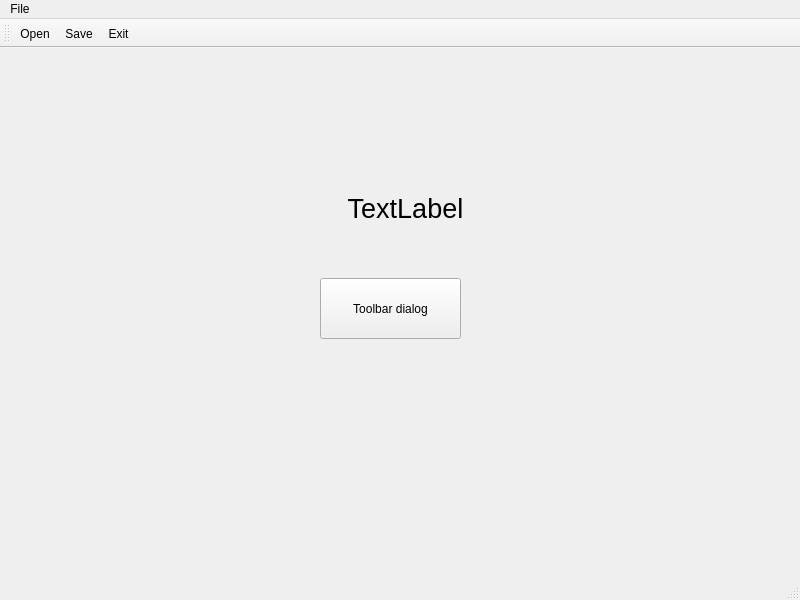
<?xml version="1.0" encoding="UTF-8"?>
<ui version="4.0">
 <class>MainWindow</class>
 <widget class="QMainWindow" name="MainWindow">
  <property name="geometry">
   <rect>
    <x>0</x>
    <y>0</y>
    <width>800</width>
    <height>600</height>
   </rect>
  </property>
  <property name="windowTitle">
   <string>MainWindow</string>
  </property>
  <widget class="QWidget" name="centralwidget">
   <widget class="QLabel" name="labelSlot">
    <property name="geometry">
     <rect>
      <x>310</x>
      <y>140</y>
      <width>191</width>
      <height>41</height>
     </rect>
    </property>
    <property name="font">
     <font>
      <pointsize>20</pointsize>
     </font>
    </property>
    <property name="text">
     <string>TextLabel</string>
    </property>
    <property name="alignment">
     <set>Qt::AlignCenter</set>
    </property>
   </widget>
   <widget class="QPushButton" name="pushButton">
    <property name="geometry">
     <rect>
      <x>320</x>
      <y>230</y>
      <width>141</width>
      <height>61</height>
     </rect>
    </property>
    <property name="text">
     <string>Toolbar dialog</string>
    </property>
   </widget>
  </widget>
  <widget class="QMenuBar" name="menubar">
   <property name="geometry">
    <rect>
     <x>0</x>
     <y>0</y>
     <width>800</width>
     <height>22</height>
    </rect>
   </property>
   <widget class="QMenu" name="menuFile">
    <property name="title">
     <string>File</string>
    </property>
    <addaction name="actionOpen"/>
    <addaction name="actionSave"/>
    <addaction name="actionExit"/>
   </widget>
   <addaction name="menuFile"/>
  </widget>
  <widget class="QStatusBar" name="statusbar"/>
  <widget class="QToolBar" name="toolBar">
   <property name="windowTitle">
    <string>toolBar</string>
   </property>
   <property name="movable">
    <bool>true</bool>
   </property>
   <property name="allowedAreas">
    <set>Qt::AllToolBarAreas</set>
   </property>
   <property name="orientation">
    <enum>Qt::Horizontal</enum>
   </property>
   <property name="iconSize">
    <size>
     <width>32</width>
     <height>32</height>
    </size>
   </property>
   <property name="toolButtonStyle">
    <enum>Qt::ToolButtonTextBesideIcon</enum>
   </property>
   <property name="floatable">
    <bool>true</bool>
   </property>
   <attribute name="toolBarArea">
    <enum>TopToolBarArea</enum>
   </attribute>
   <attribute name="toolBarBreak">
    <bool>false</bool>
   </attribute>
   <addaction name="actionOpen"/>
   <addaction name="actionSave"/>
   <addaction name="actionExit"/>
  </widget>
  <action name="actionOpen">
   <property name="icon">
    <iconset resource="resource.qrc">
     <normaloff>:/img/open.png</normaloff>:/img/open.png</iconset>
   </property>
   <property name="text">
    <string>Open</string>
   </property>
  </action>
  <action name="actionSave">
   <property name="icon">
    <iconset resource="resource.qrc">
     <normaloff>:/img/save.png</normaloff>:/img/save.png</iconset>
   </property>
   <property name="text">
    <string>Save</string>
   </property>
  </action>
  <action name="actionExit">
   <property name="icon">
    <iconset resource="resource.qrc">
     <normaloff>:/img/exit.png</normaloff>:/img/exit.png</iconset>
   </property>
   <property name="text">
    <string>Exit</string>
   </property>
  </action>
 </widget>
 <resources>
  <include location="resource.qrc"/>
 </resources>
 <connections/>
</ui>
